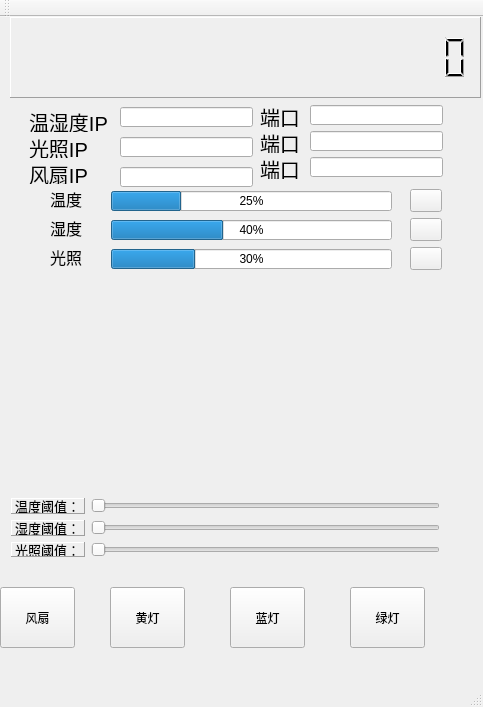
<?xml version="1.0" encoding="UTF-8"?>
<ui version="4.0">
 <class>MainWindow</class>
 <widget class="QMainWindow" name="MainWindow">
  <property name="geometry">
   <rect>
    <x>0</x>
    <y>0</y>
    <width>483</width>
    <height>707</height>
   </rect>
  </property>
  <property name="windowTitle">
   <string>基于STM32的温湿度控制系统</string>
  </property>
  <property name="windowIcon">
   <iconset resource="sourse.qrc">
    <normaloff>:/images/icon.png</normaloff>:/images/icon.png</iconset>
  </property>
  <property name="styleSheet">
   <string notr="true">#MainWindow
{
border-image: url(:/images/lver.gif);
}</string>
  </property>
  <widget class="QWidget" name="centralWidget">
   <widget class="QLabel" name="label_t_h_ip">
    <property name="geometry">
     <rect>
      <x>29</x>
      <y>95</y>
      <width>80</width>
      <height>20</height>
     </rect>
    </property>
    <property name="font">
     <font>
      <pointsize>15</pointsize>
     </font>
    </property>
    <property name="text">
     <string>温湿度IP</string>
    </property>
   </widget>
   <widget class="QLineEdit" name="lineEdit_t_h_IP">
    <property name="geometry">
     <rect>
      <x>120</x>
      <y>90</y>
      <width>133</width>
      <height>20</height>
     </rect>
    </property>
   </widget>
   <widget class="QLabel" name="label_t_h_Port">
    <property name="geometry">
     <rect>
      <x>260</x>
      <y>90</y>
      <width>40</width>
      <height>20</height>
     </rect>
    </property>
    <property name="font">
     <font>
      <pointsize>15</pointsize>
     </font>
    </property>
    <property name="text">
     <string>端口</string>
    </property>
   </widget>
   <widget class="QLineEdit" name="lineEdit_t_h_Port">
    <property name="geometry">
     <rect>
      <x>310</x>
      <y>88</y>
      <width>133</width>
      <height>20</height>
     </rect>
    </property>
   </widget>
   <widget class="QLabel" name="label_ill_ip">
    <property name="geometry">
     <rect>
      <x>29</x>
      <y>121</y>
      <width>60</width>
      <height>20</height>
     </rect>
    </property>
    <property name="font">
     <font>
      <pointsize>15</pointsize>
     </font>
    </property>
    <property name="text">
     <string>光照IP</string>
    </property>
   </widget>
   <widget class="QLineEdit" name="lineEdit_ill_IP">
    <property name="geometry">
     <rect>
      <x>120</x>
      <y>120</y>
      <width>133</width>
      <height>20</height>
     </rect>
    </property>
   </widget>
   <widget class="QLabel" name="label_ill_Port">
    <property name="geometry">
     <rect>
      <x>260</x>
      <y>116</y>
      <width>40</width>
      <height>20</height>
     </rect>
    </property>
    <property name="font">
     <font>
      <pointsize>15</pointsize>
     </font>
    </property>
    <property name="text">
     <string>端口</string>
    </property>
   </widget>
   <widget class="QLineEdit" name="lineEdit_ill_Port">
    <property name="geometry">
     <rect>
      <x>310</x>
      <y>114</y>
      <width>133</width>
      <height>20</height>
     </rect>
    </property>
   </widget>
   <widget class="QLabel" name="label_fan_ip">
    <property name="geometry">
     <rect>
      <x>29</x>
      <y>147</y>
      <width>60</width>
      <height>20</height>
     </rect>
    </property>
    <property name="font">
     <font>
      <pointsize>15</pointsize>
     </font>
    </property>
    <property name="text">
     <string>风扇IP</string>
    </property>
   </widget>
   <widget class="QLineEdit" name="lineEdit_fan_IP">
    <property name="geometry">
     <rect>
      <x>120</x>
      <y>150</y>
      <width>133</width>
      <height>20</height>
     </rect>
    </property>
   </widget>
   <widget class="QLabel" name="label_fan_Port">
    <property name="geometry">
     <rect>
      <x>260</x>
      <y>142</y>
      <width>40</width>
      <height>20</height>
     </rect>
    </property>
    <property name="font">
     <font>
      <pointsize>15</pointsize>
     </font>
    </property>
    <property name="text">
     <string>端口</string>
    </property>
   </widget>
   <widget class="QLineEdit" name="lineEdit_fan_Port">
    <property name="geometry">
     <rect>
      <x>310</x>
      <y>140</y>
      <width>133</width>
      <height>20</height>
     </rect>
    </property>
   </widget>
   <widget class="QLabel" name="label_temperature">
    <property name="geometry">
     <rect>
      <x>50</x>
      <y>171</y>
      <width>51</width>
      <height>21</height>
     </rect>
    </property>
    <property name="font">
     <font>
      <pointsize>12</pointsize>
     </font>
    </property>
    <property name="text">
     <string>温度</string>
    </property>
   </widget>
   <widget class="QProgressBar" name="progressBar_t">
    <property name="geometry">
     <rect>
      <x>111</x>
      <y>174</y>
      <width>281</width>
      <height>20</height>
     </rect>
    </property>
    <property name="value">
     <number>25</number>
    </property>
    <property name="alignment">
     <set>Qt::AlignCenter</set>
    </property>
   </widget>
   <widget class="QPushButton" name="pushButton_t_alarm">
    <property name="geometry">
     <rect>
      <x>410</x>
      <y>172</y>
      <width>32</width>
      <height>23</height>
     </rect>
    </property>
    <property name="text">
     <string/>
    </property>
   </widget>
   <widget class="QLabel" name="label_humidity">
    <property name="geometry">
     <rect>
      <x>50</x>
      <y>200</y>
      <width>41</width>
      <height>21</height>
     </rect>
    </property>
    <property name="font">
     <font>
      <pointsize>12</pointsize>
     </font>
    </property>
    <property name="text">
     <string>湿度</string>
    </property>
   </widget>
   <widget class="QProgressBar" name="progressBar_h">
    <property name="geometry">
     <rect>
      <x>111</x>
      <y>203</y>
      <width>281</width>
      <height>20</height>
     </rect>
    </property>
    <property name="value">
     <number>40</number>
    </property>
    <property name="alignment">
     <set>Qt::AlignCenter</set>
    </property>
   </widget>
   <widget class="QPushButton" name="pushButton_h_alarm">
    <property name="geometry">
     <rect>
      <x>410</x>
      <y>201</y>
      <width>32</width>
      <height>23</height>
     </rect>
    </property>
    <property name="text">
     <string/>
    </property>
   </widget>
   <widget class="QLabel" name="label_illumination">
    <property name="geometry">
     <rect>
      <x>50</x>
      <y>229</y>
      <width>51</width>
      <height>21</height>
     </rect>
    </property>
    <property name="font">
     <font>
      <pointsize>12</pointsize>
     </font>
    </property>
    <property name="text">
     <string>光照</string>
    </property>
   </widget>
   <widget class="QProgressBar" name="progressBar_ill">
    <property name="geometry">
     <rect>
      <x>111</x>
      <y>232</y>
      <width>281</width>
      <height>20</height>
     </rect>
    </property>
    <property name="value">
     <number>30</number>
    </property>
    <property name="alignment">
     <set>Qt::AlignCenter</set>
    </property>
   </widget>
   <widget class="QPushButton" name="pushButton_ill_alarm">
    <property name="geometry">
     <rect>
      <x>410</x>
      <y>230</y>
      <width>32</width>
      <height>23</height>
     </rect>
    </property>
    <property name="text">
     <string/>
    </property>
   </widget>
   <widget class="QPushButton" name="pushButton_blue_LED">
    <property name="geometry">
     <rect>
      <x>230</x>
      <y>570</y>
      <width>75</width>
      <height>61</height>
     </rect>
    </property>
    <property name="text">
     <string>蓝灯</string>
    </property>
   </widget>
   <widget class="QPushButton" name="pushButton_yellow_LED">
    <property name="geometry">
     <rect>
      <x>110</x>
      <y>570</y>
      <width>75</width>
      <height>61</height>
     </rect>
    </property>
    <property name="text">
     <string>黄灯</string>
    </property>
   </widget>
   <widget class="QPushButton" name="pushButton_green_LED">
    <property name="geometry">
     <rect>
      <x>350</x>
      <y>570</y>
      <width>75</width>
      <height>61</height>
     </rect>
    </property>
    <property name="text">
     <string>绿灯</string>
    </property>
   </widget>
   <widget class="QPushButton" name="pushButton_fan">
    <property name="geometry">
     <rect>
      <x>0</x>
      <y>570</y>
      <width>75</width>
      <height>61</height>
     </rect>
    </property>
    <property name="font">
     <font>
      <pointsize>9</pointsize>
     </font>
    </property>
    <property name="text">
     <string>风扇</string>
    </property>
   </widget>
   <widget class="QLCDNumber" name="lcdNumber_system_time">
    <property name="geometry">
     <rect>
      <x>10</x>
      <y>0</y>
      <width>471</width>
      <height>81</height>
     </rect>
    </property>
    <property name="frameShape">
     <enum>QFrame::Panel</enum>
    </property>
    <property name="frameShadow">
     <enum>QFrame::Raised</enum>
    </property>
    <property name="digitCount">
     <number>20</number>
    </property>
   </widget>
   <widget class="QWidget" name="gridLayoutWidget">
    <property name="geometry">
     <rect>
      <x>0</x>
      <y>470</y>
      <width>451</width>
      <height>81</height>
     </rect>
    </property>
    <layout class="QGridLayout" name="gridLayout">
     <item row="1" column="0">
      <widget class="QLabel" name="label_humidity_set">
       <property name="font">
        <font>
         <pointsize>10</pointsize>
        </font>
       </property>
       <property name="frameShape">
        <enum>QFrame::Panel</enum>
       </property>
       <property name="frameShadow">
        <enum>QFrame::Raised</enum>
       </property>
       <property name="text">
        <string>湿度阈值：</string>
       </property>
      </widget>
     </item>
     <item row="2" column="0">
      <widget class="QLabel" name="label_illumination_set">
       <property name="font">
        <font>
         <pointsize>10</pointsize>
        </font>
       </property>
       <property name="frameShape">
        <enum>QFrame::Panel</enum>
       </property>
       <property name="frameShadow">
        <enum>QFrame::Raised</enum>
       </property>
       <property name="text">
        <string>光照阈值：</string>
       </property>
      </widget>
     </item>
     <item row="0" column="0">
      <widget class="QLabel" name="label_temperature_set">
       <property name="font">
        <font>
         <pointsize>10</pointsize>
        </font>
       </property>
       <property name="frameShape">
        <enum>QFrame::Panel</enum>
       </property>
       <property name="frameShadow">
        <enum>QFrame::Raised</enum>
       </property>
       <property name="text">
        <string>温度阈值：</string>
       </property>
      </widget>
     </item>
     <item row="0" column="1">
      <widget class="QSlider" name="horizontalSlider_t">
       <property name="maximum">
        <number>100</number>
       </property>
       <property name="singleStep">
        <number>1</number>
       </property>
       <property name="pageStep">
        <number>10</number>
       </property>
       <property name="value">
        <number>0</number>
       </property>
       <property name="sliderPosition">
        <number>0</number>
       </property>
       <property name="orientation">
        <enum>Qt::Horizontal</enum>
       </property>
      </widget>
     </item>
     <item row="1" column="1">
      <widget class="QSlider" name="horizontalSlider_h">
       <property name="orientation">
        <enum>Qt::Horizontal</enum>
       </property>
      </widget>
     </item>
     <item row="2" column="1">
      <widget class="QSlider" name="horizontalSlider_ill">
       <property name="orientation">
        <enum>Qt::Horizontal</enum>
       </property>
      </widget>
     </item>
    </layout>
   </widget>
   <zorder>progressBar_ill</zorder>
   <zorder>label_temperature</zorder>
   <zorder>progressBar_t</zorder>
   <zorder>label_illumination</zorder>
   <zorder>label_humidity</zorder>
   <zorder>progressBar_h</zorder>
   <zorder>label_t_h_ip</zorder>
   <zorder>label_t_h_Port</zorder>
   <zorder>lineEdit_t_h_Port</zorder>
   <zorder>lineEdit_t_h_IP</zorder>
   <zorder>lineEdit_ill_IP</zorder>
   <zorder>lineEdit_ill_Port</zorder>
   <zorder>label_ill_Port</zorder>
   <zorder>label_ill_ip</zorder>
   <zorder>label_fan_ip</zorder>
   <zorder>lineEdit_fan_IP</zorder>
   <zorder>label_fan_Port</zorder>
   <zorder>lineEdit_fan_Port</zorder>
   <zorder>pushButton_t_alarm</zorder>
   <zorder>pushButton_h_alarm</zorder>
   <zorder>pushButton_ill_alarm</zorder>
   <zorder>pushButton_blue_LED</zorder>
   <zorder>pushButton_yellow_LED</zorder>
   <zorder>pushButton_green_LED</zorder>
   <zorder>pushButton_fan</zorder>
   <zorder>lcdNumber_system_time</zorder>
   <zorder>gridLayoutWidget</zorder>
  </widget>
  <widget class="QMenuBar" name="menuBar">
   <property name="geometry">
    <rect>
     <x>0</x>
     <y>0</y>
     <width>483</width>
     <height>23</height>
    </rect>
   </property>
  </widget>
  <widget class="QToolBar" name="mainToolBar">
   <attribute name="toolBarArea">
    <enum>TopToolBarArea</enum>
   </attribute>
   <attribute name="toolBarBreak">
    <bool>false</bool>
   </attribute>
  </widget>
  <widget class="QStatusBar" name="statusBar"/>
 </widget>
 <layoutdefault spacing="6" margin="11"/>
 <resources>
  <include location="sourse.qrc"/>
 </resources>
 <connections/>
</ui>
